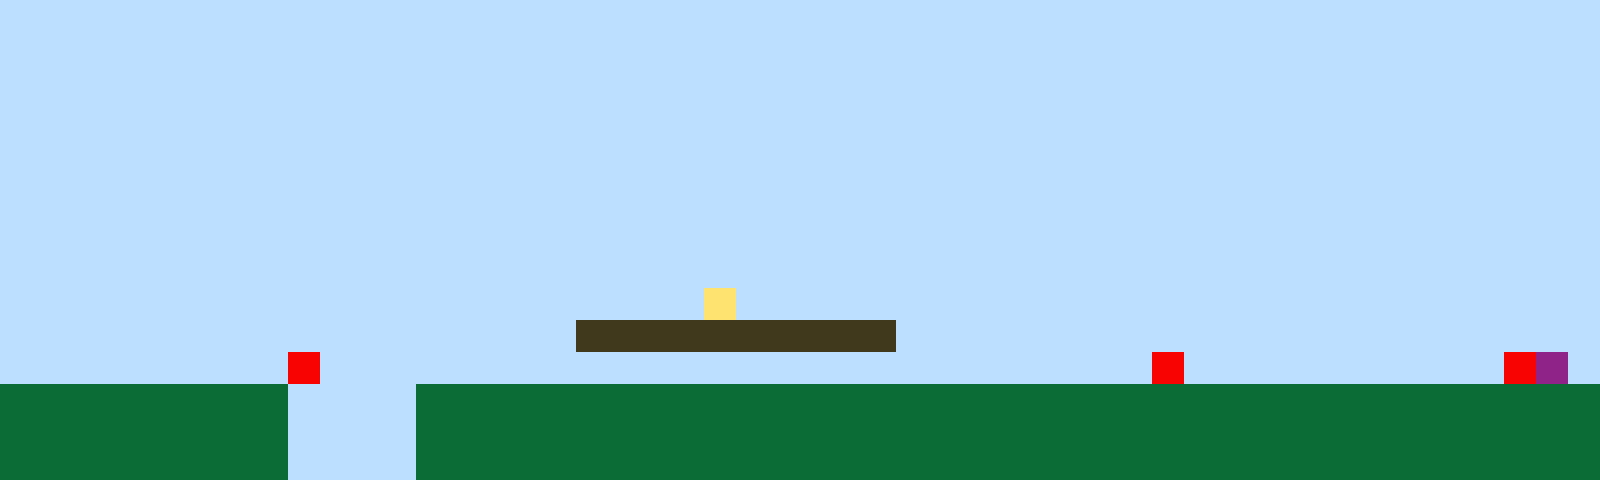

A 2D game scene composited from a Tiled map and its tileset images. What follows is a short description and the map's XML, with every tile layer's data as written:
An orthogonal 50x15 tile map with 32x32 px tiles, 1 tile layer (Tile Layer 1).

<map version="1.10" tiledversion="1.11.2" orientation="orthogonal" renderorder="right-up" width="50" height="15" tilewidth="32" tileheight="32" infinite="0" nextlayerid="2" nextobjectid="1"><editorsettings><export target="map1.csv" format="csv" /></editorsettings><tileset firstgid="1" name="sprites" tilewidth="32" tileheight="32" tilecount="6" columns="3"><image source="sprites.png" width="96" height="64" /></tileset><layer id="1" name="Tile Layer 1" width="50" height="15"><data encoding="csv">1,1,1,1,1,1,1,1,1,1,1,1,1,1,1,1,1,1,1,1,1,1,1,1,1,1,1,1,1,1,1,1,1,1,1,1,1,1,1,1,1,1,1,1,1,1,1,1,1,1,1,1,1,1,1,1,1,1,1,1,1,1,1,1,1,1,1,1,1,1,1,1,1,1,1,1,1,1,1,1,1,1,1,1,1,1,1,1,1,1,1,1,1,1,1,1,1,1,1,1,1,1,1,1,1,1,1,1,1,1,1,1,1,1,1,1,1,1,1,1,1,1,1,1,1,1,1,1,1,1,1,1,1,1,1,1,1,1,1,1,1,1,1,1,1,1,1,1,1,1,1,1,1,1,1,1,1,1,1,1,1,1,1,1,1,1,1,1,1,1,1,1,1,1,1,1,1,1,1,1,1,1,1,1,1,1,1,1,1,1,1,1,1,1,1,1,1,1,1,1,1,1,1,1,1,1,1,1,1,1,1,1,1,1,1,1,1,1,1,1,1,1,1,1,1,1,1,1,1,1,1,1,1,1,1,1,1,1,1,1,1,1,1,1,1,1,1,1,1,1,1,1,1,1,1,1,1,1,1,1,1,1,1,1,1,1,1,1,1,1,1,1,1,1,1,1,1,1,1,1,1,1,1,1,1,1,1,1,1,1,1,1,1,1,1,1,1,1,1,1,1,1,1,1,1,1,1,1,1,1,1,1,1,1,1,1,1,1,1,1,1,1,1,1,1,1,1,1,1,1,1,1,1,1,1,1,1,1,1,1,1,1,1,1,1,1,1,1,1,1,1,1,1,1,1,1,1,1,1,1,1,1,1,1,1,1,1,1,1,1,1,1,1,1,1,1,1,1,1,1,1,1,1,1,1,1,1,1,1,1,1,1,1,1,1,1,1,1,1,1,1,1,1,1,1,1,1,1,1,1,1,1,1,1,1,1,1,1,1,1,1,1,1,1,1,1,1,1,1,1,1,1,1,1,1,1,1,1,1,1,1,1,1,1,1,1,1,1,1,1,1,1,1,1,1,1,1,1,1,1,1,1,1,1,1,1,1,1,1,1,1,1,4,1,1,1,1,1,1,1,1,1,1,1,1,1,1,1,1,1,1,1,1,1,1,1,1,1,1,1,1,1,1,1,1,1,1,1,1,1,1,1,1,1,1,1,1,1,3,3,3,3,3,3,3,3,3,3,1,1,1,1,1,1,1,1,1,1,1,1,1,1,1,1,1,1,1,1,1,1,1,1,1,1,1,1,1,1,1,5,1,1,1,1,1,1,1,1,1,1,1,1,1,1,1,1,1,1,1,1,1,1,1,1,1,1,5,1,1,1,1,1,1,1,1,1,1,5,6,1,2,2,2,2,2,2,2,2,2,1,1,1,1,2,2,2,2,2,2,2,2,2,2,2,2,2,2,2,2,2,2,2,2,2,2,2,2,2,2,2,2,2,2,2,2,2,2,2,2,2,2,2,2,2,2,2,2,2,2,1,1,1,1,2,2,2,2,2,2,2,2,2,2,2,2,2,2,2,2,2,2,2,2,2,2,2,2,2,2,2,2,2,2,2,2,2,2,2,2,2,2,2,2,2,2,2,2,2,2,1,1,1,1,2,2,2,2,2,2,2,2,2,2,2,2,2,2,2,2,2,2,2,2,2,2,2,2,2,2,2,2,2,2,2,2,2,2,2,2,2</data></layer></map>
